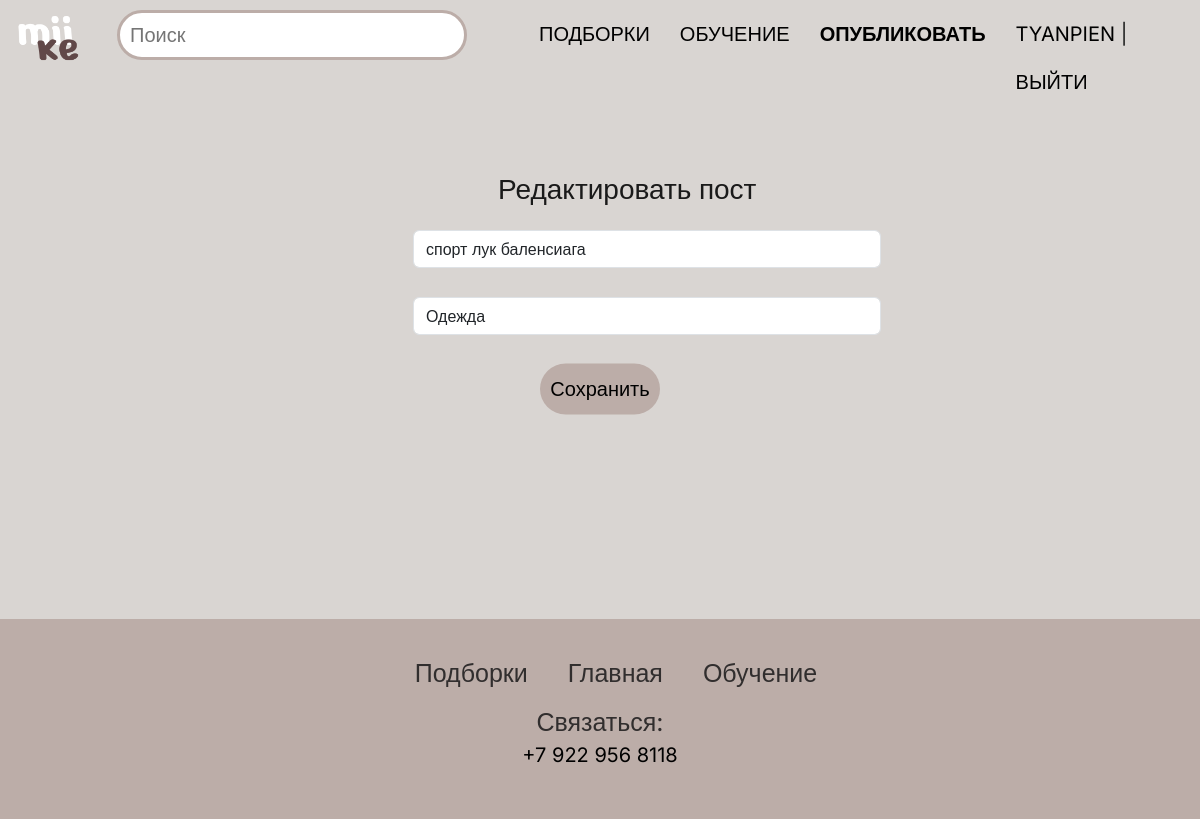
Page /post/odezhda/sport-luk-balensiaga/update/ (signed in) on the earlier database version.
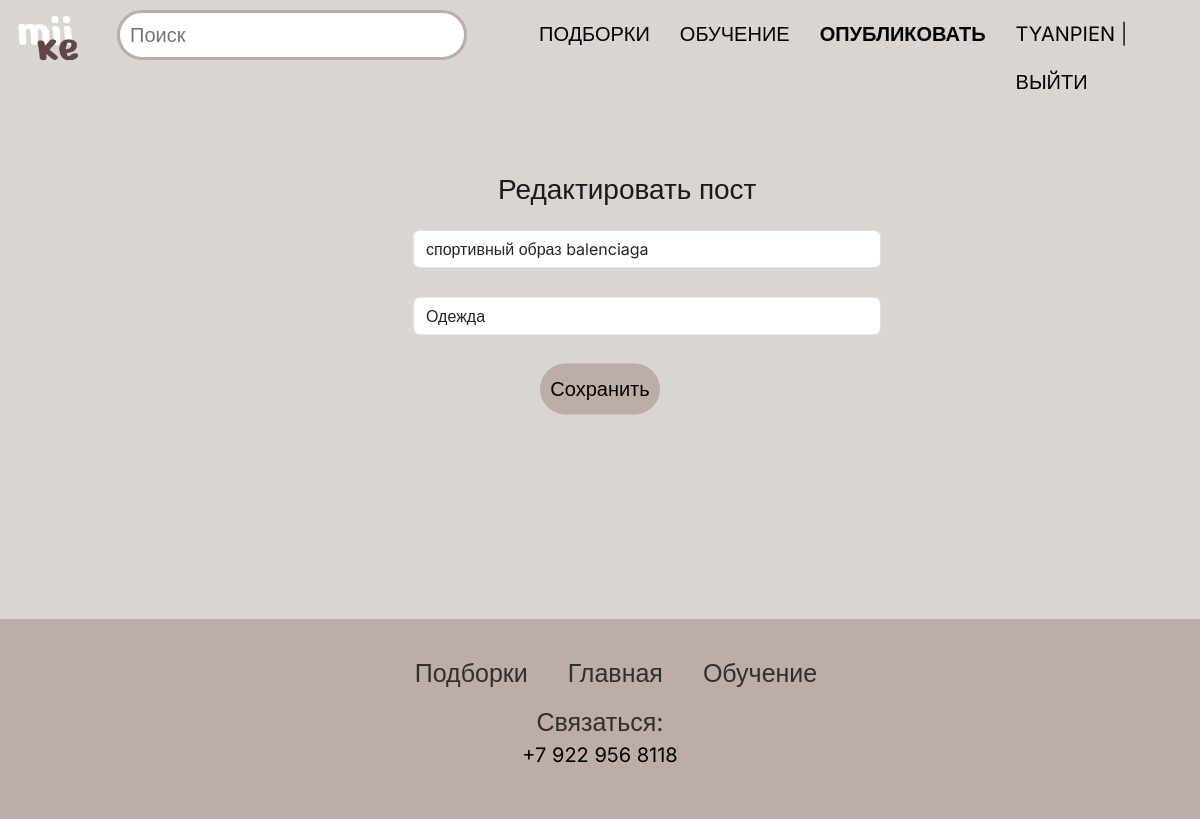
Same page on the later database version.
### main/models.py (models this page shows, shortened)
class Publications(models.Model):
    image = models.ImageField("Изображение", upload_to="images/")
    title = models.CharField("Описание", max_length=250)
    author = models.ForeignKey(
        User,
        verbose_name="Автор",
        on_delete=models.CASCADE,
        null=True,
        related_name="posts",
    )
    slug = AutoSlugField(populate_from="title", unique=True, always_update=False)
    cat = models.ForeignKey(
        "Category", on_delete=models.PROTECT, verbose_name="Категория"
    )
    likes = models.ManyToManyField(User, related_name="liked_posts", blank=True)
    class Meta:
        verbose_name = "Публикация"
        verbose_name_plural = "Публикации"
        ordering = ['-id']

### main/views.py (the view, shortened to what this page needs)
# urls.py: path("post/<slug:cat_slug>/<slug:post_slug>/update/", UpdatePublicationView.as_view(), name="update"),
class UpdatePublicationView(LoginRequiredMixin, UpdateView):
    model = Publications
    form_class = PublicationsUpdateForm
    template_name = "main/update.html"
    def get_object(self, queryset=None):
        return get_object_or_404(Publications, slug=self.kwargs.get('post_slug'))

### main/forms.py
class PublicationsUpdateForm(ModelForm):
    class Meta:
        model = Publications
        fields = ["title", "cat"]
        widgets = {
            "title": TextInput(
                attrs={
                    "class": "form-control",
                    "style": "width:60%; margin-left:185px; margin-bottom:-20px",
                    "placeholder": "Описание"
                }
            ),
            "cat": Select(
                attrs={
                    "class": "form-control",
                    "style": "width:60%; margin-left:185px; margin-bottom:-10px"
                }
            ),
        }
    def __init__(self, *args, **kwargs):
        super(PublicationsUpdateForm, self).__init__(*args, **kwargs)
        self.fields["cat"].empty_label = "Выберите категорию"

### main/models.py (called while the page is built)
    def __str__(self):
        return self.name

### main/templates/main/update.html (shortened to what this page needs)
{% extends 'main/layout.html' %}
{% block content %}
  <h3 class="postred">Редактировать пост</h3>
  <form method="post" enctype="multipart/form-data">
    <div style="margin-left: 19%; width: 65%; margin-top: 2%; margin-bottom: 4%;">
      {{ form.title }}<br>
      {{ form.cat }}<br>
    </div>
    <button class="soxr save" type="submit">Сохранить</button>
  </form>
{% endblock %}

Differences in the rows shown:
changed Publications "Одежда": title "спорт лук баленсиага" → "спортивный образ balenciaga"
